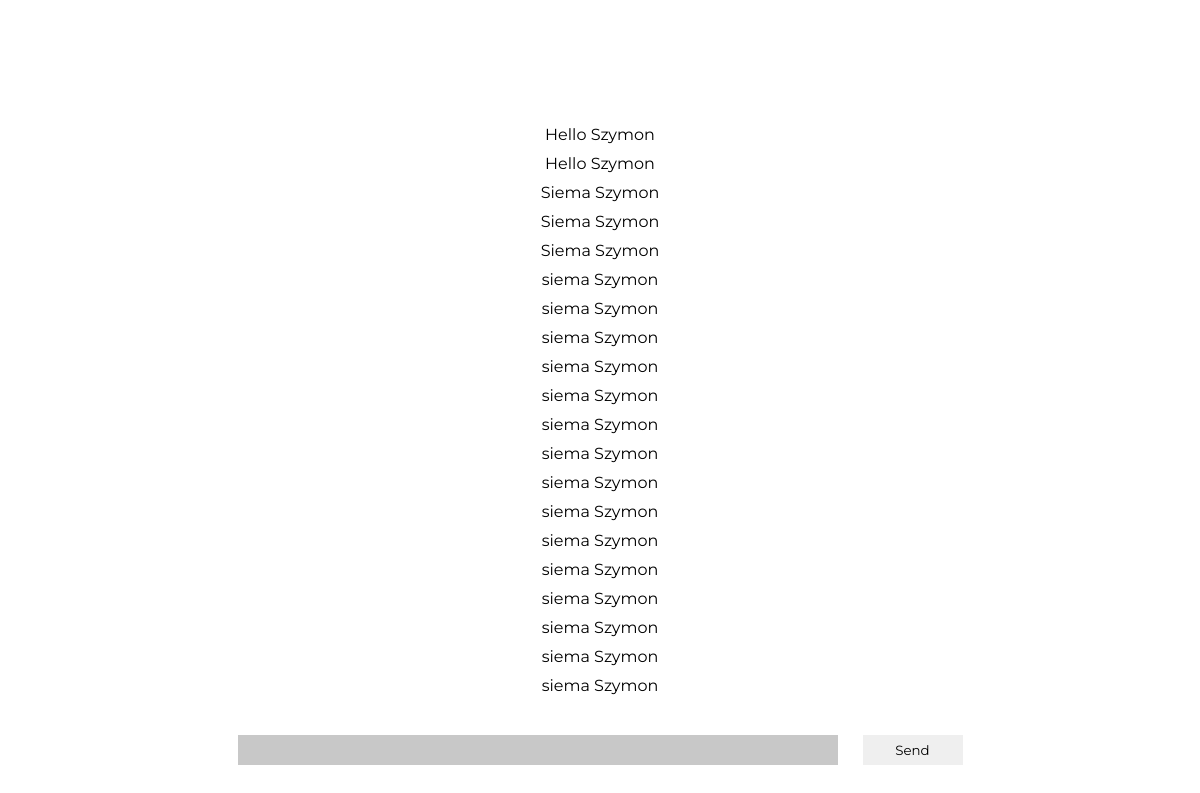
Screenshot of /group/1 (signed in) with the database file from the repository.
### src/models.py (models this page shows, shortened)
class Message(db.Model):
    id = db.Column(db.Integer, primary_key=True)
    content = db.Column(db.Text, nullable=False)
    author = db.Column(db.Integer, db.ForeignKey("user.id"))
    group = db.relationship("Message_in_group", backref="message")

class User(db.Model, UserMixin):
    id = db.Column(db.Integer, primary_key=True)
    name = db.Column(db.String, nullable=False)
    surname = db.Column(db.String, nullable=False)
    email = db.Column(db.String, nullable=False, unique=True)
    password = db.Column(db.String, nullable=False, unique=True)
    message = db.relationship("Message", backref="user")
    group_participants = db.relationship("Group_participants", backref="user")
    group = db.relationship("Group", backref="user")

### src/routes/group.py (the view, shortened to what this page needs)
@app.route('/group/<id>', methods=['GET', 'POST'])
@login_required
def group(id):
    existing_user = Group_participants.query.filter_by(group_id=id, user_id=current_user.id).first()
    if not existing_user:
        return "Sorry something went wrong. Please try again"
    form = MessageForm()
    messages_id = [message.message_id for message in Message_in_group.query.filter_by(group_id=id).all()]
    return render_template('group.html', group_id=id, messages_id=messages_id, Message=Message, User=User, form=form)

### src/form.py
class MessageForm(FlaskForm):
    content = TextAreaField(validators=[InputRequired()])
    submit = SubmitField("Send")

### src/__init__.py (called while the page is built)
@login_manager.user_loader
def load_user(id):
    return User.query.get(int(id))

### src/templates/group.html (shortened to what this page needs)
{% extends 'base.html' %}
{% block head %}
    <link rel="stylesheet" href="{{ url_for('static', filename='styles/group.css') }}">
{% endblock %}
{% block body %}
    <section id="group">
        {% if messages_id|length > 0 %}
            <ul>
                {% for id in messages_id %}
                    <li>
                        {{ Message.query.get(id).content }}
                        {{ User.query.get(Message.query.get(id).author).name }}
                    </li>
                {% endfor %}
            </ul>
        {% else %}
            <p>No messages found.</p>
        {% endif %}
        <form action="/group/{{ group_id }}" method="post" id="messageForm">
            {{ form.content }}
            {{ form.submit }}
        </form>
    </section>
{% endblock %}

### src/templates/base.html (shortened to what this page needs)
<!DOCTYPE html>
<html lang="en">
<head>
    <link rel="stylesheet" href="{{ url_for('static', filename='styles/base.css' )}}">
    {% block head %}{% endblock %}
</head>
<body>
    {% block body %}{% endblock %}
</body>
</html>

### src/static/styles/base.css (style rules this page uses)
* { margin: 0; padding: 0; box-sizing: border-box; font-family: "Montserrat", serif; }
body { min-width: 100vw; min-height: 100vh; display: flex; justify-content: center; align-items: center; flex-direction: column; }

### src/static/styles/group.css (style rules this page uses)
#group { width: 80vw; height: 80vh; display: flex; justify-content: center; align-items: flex-end; }
#group ul { width: 80vw; height: 75vh; display: flex; justify-content: flex-end; align-items: center; flex-direction: column; gap: 10px; padding: 25px; list-style: none; overflow-y: auto; }
#group #messageForm { width: 80vw; height: 50px; position: absolute; bottom: 25px; display: flex; align-items: center; justify-content: center; gap: 25px; }
#group #messageForm textarea { width: 50vw; height: 30px; resize: none; padding: 5px 10px; border: none; outline: none; background-color: rgba(200, 200, 200); }
#group #messageForm input[type="submit"] { width: 100px; height: 30px; border: none; outline: none; }

### rows the page displays
Message: query.get "Hello", query.get "Szymon"
Message: query.get "Hello", query.get "Szymon"
Message: query.get "Siema", query.get "Szymon"
Message: query.get "Siema", query.get "Szymon"
Message: query.get "Siema", query.get "Szymon"
Message: query.get "siema", query.get "Szymon"
Message: query.get "siema", query.get "Szymon"
Message: query.get "siema", query.get "Szymon"
Message: query.get "siema", query.get "Szymon"
Message: query.get "siema", query.get "Szymon"
Message: query.get "siema", query.get "Szymon"
Message: query.get "siema", query.get "Szymon"
Message: query.get "siema", query.get "Szymon"
Message: query.get "siema", query.get "Szymon"
Message: query.get "siema", query.get "Szymon"
Message: query.get "siema", query.get "Szymon"
Message: query.get "siema", query.get "Szymon"
Message: query.get "siema", query.get "Szymon"
Message: query.get "siema", query.get "Szymon"
Message: query.get "siema", query.get "Szymon"
